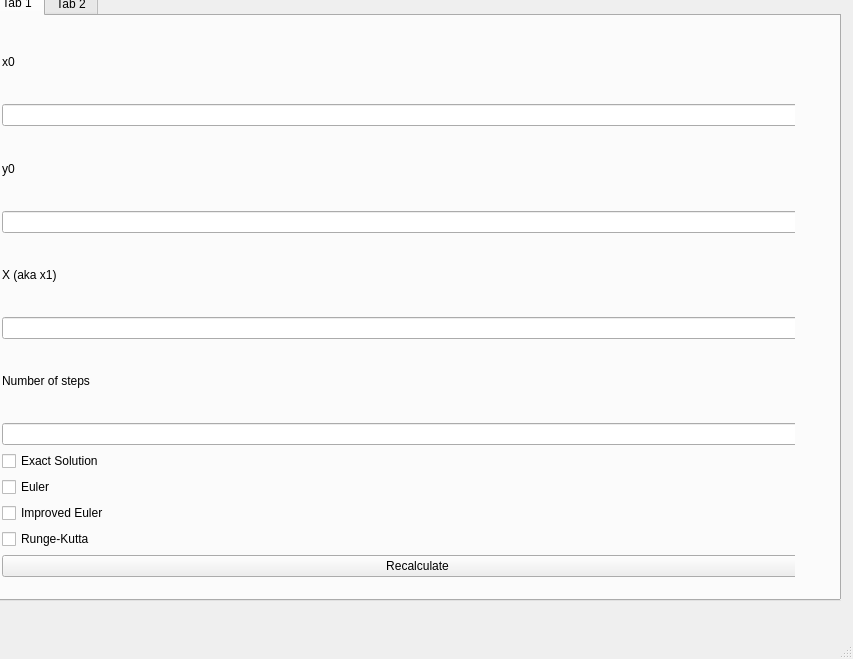
<?xml version="1.0" encoding="UTF-8"?>
<ui version="4.0">
 <class>MainWindow</class>
 <widget class="QMainWindow" name="MainWindow">
  <property name="geometry">
   <rect>
    <x>0</x>
    <y>0</y>
    <width>853</width>
    <height>659</height>
   </rect>
  </property>
  <property name="windowTitle">
   <string>MainWindow</string>
  </property>
  <widget class="QWidget" name="centralwidget">
   <widget class="QTabWidget" name="tabWidget">
    <property name="geometry">
     <rect>
      <x>-10</x>
      <y>-10</y>
      <width>851</width>
      <height>611</height>
     </rect>
    </property>
    <property name="currentIndex">
     <number>0</number>
    </property>
    <widget class="QWidget" name="SolutionsTab">
     <property name="maximumSize">
      <size>
       <width>803</width>
       <height>16777215</height>
      </size>
     </property>
     <attribute name="title">
      <string>Tab 1</string>
     </attribute>
     <widget class="QWidget" name="horizontalLayoutWidget">
      <property name="geometry">
       <rect>
        <x>10</x>
        <y>10</y>
        <width>831</width>
        <height>551</height>
       </rect>
      </property>
      <layout class="QHBoxLayout" name="horizontalLayout_2">
       <item>
        <layout class="QVBoxLayout" name="inputLayout">
         <item>
          <widget class="QLabel" name="label_x0">
           <property name="text">
            <string>x0</string>
           </property>
          </widget>
         </item>
         <item>
          <widget class="QLineEdit" name="lineEdit_x0">
           <property name="text">
            <string/>
           </property>
          </widget>
         </item>
         <item>
          <widget class="QLabel" name="label_y0">
           <property name="text">
            <string>y0</string>
           </property>
          </widget>
         </item>
         <item>
          <widget class="QLineEdit" name="lineEdit_y0">
           <property name="enabled">
            <bool>true</bool>
           </property>
          </widget>
         </item>
         <item>
          <widget class="QLabel" name="label_interval">
           <property name="text">
               <string>X (aka x1)</string>
           </property>
          </widget>
         </item>
         <item>
             <widget class="QLineEdit" name="lineEdit_x1"/>
         </item>
         <item>
          <widget class="QLabel" name="label">
           <property name="text">
            <string>Number of steps</string>
           </property>
          </widget>
         </item>
         <item>
          <widget class="QLineEdit" name="lineEdit_num_steps"/>
         </item>
         <item>
          <widget class="QCheckBox" name="checkBox_exact">
           <property name="text">
            <string>Exact Solution</string>
           </property>
          </widget>
         </item>
         <item>
          <widget class="QCheckBox" name="checkBox_euler">
           <property name="text">
            <string>Euler</string>
           </property>
          </widget>
         </item>
         <item>
          <widget class="QCheckBox" name="checkBox_improved">
           <property name="text">
            <string>Improved Euler</string>
           </property>
          </widget>
         </item>
         <item>
          <widget class="QCheckBox" name="checkBox_runge">
           <property name="text">
            <string>Runge-Kutta</string>
           </property>
          </widget>
         </item>
         <item>
          <widget class="QPushButton" name="pushButton">
           <property name="text">
            <string>Recalculate</string>
           </property>
          </widget>
         </item>
        </layout>
       </item>
       <item>
        <layout class="QVBoxLayout" name="graphsLayout"/>
       </item>
      </layout>
     </widget>
    </widget>
    <widget class="QWidget" name="ErrorTab">
     <attribute name="title">
      <string>Tab 2</string>
     </attribute>
     <widget class="QWidget" name="horizontalLayoutWidget_2">
      <property name="geometry">
       <rect>
        <x>10</x>
        <y>0</y>
        <width>841</width>
        <height>581</height>
       </rect>
      </property>
      <layout class="QHBoxLayout" name="horizontalLayout_3">
       <item>
        <layout class="QVBoxLayout" name="graphErrorLayout"/>
       </item>
       <item>
        <layout class="QVBoxLayout" name="inputErrorLayout">
         <item>
          <widget class="QLabel" name="label_2">
           <property name="text">
            <string>n0</string>
           </property>
          </widget>
         </item>
         <item>
          <widget class="QLineEdit" name="lineEdit_n0"/>
         </item>
         <item>
          <widget class="QLabel" name="label_3">
           <property name="text">
            <string>N</string>
           </property>
          </widget>
         </item>
         <item>
          <widget class="QLineEdit" name="lineEdit_N"/>
         </item>
         <item>
          <widget class="QPushButton" name="pushErrorButton">
           <property name="text">
            <string>Recalculate</string>
           </property>
          </widget>
         </item>
        </layout>
       </item>
      </layout>
     </widget>
    </widget>
   </widget>
  </widget>
  <widget class="QMenuBar" name="menubar">
   <property name="geometry">
    <rect>
     <x>0</x>
     <y>0</y>
     <width>853</width>
     <height>30</height>
    </rect>
   </property>
  </widget>
  <widget class="QStatusBar" name="statusbar"/>
 </widget>
 <resources/>
 <connections/>
</ui>
